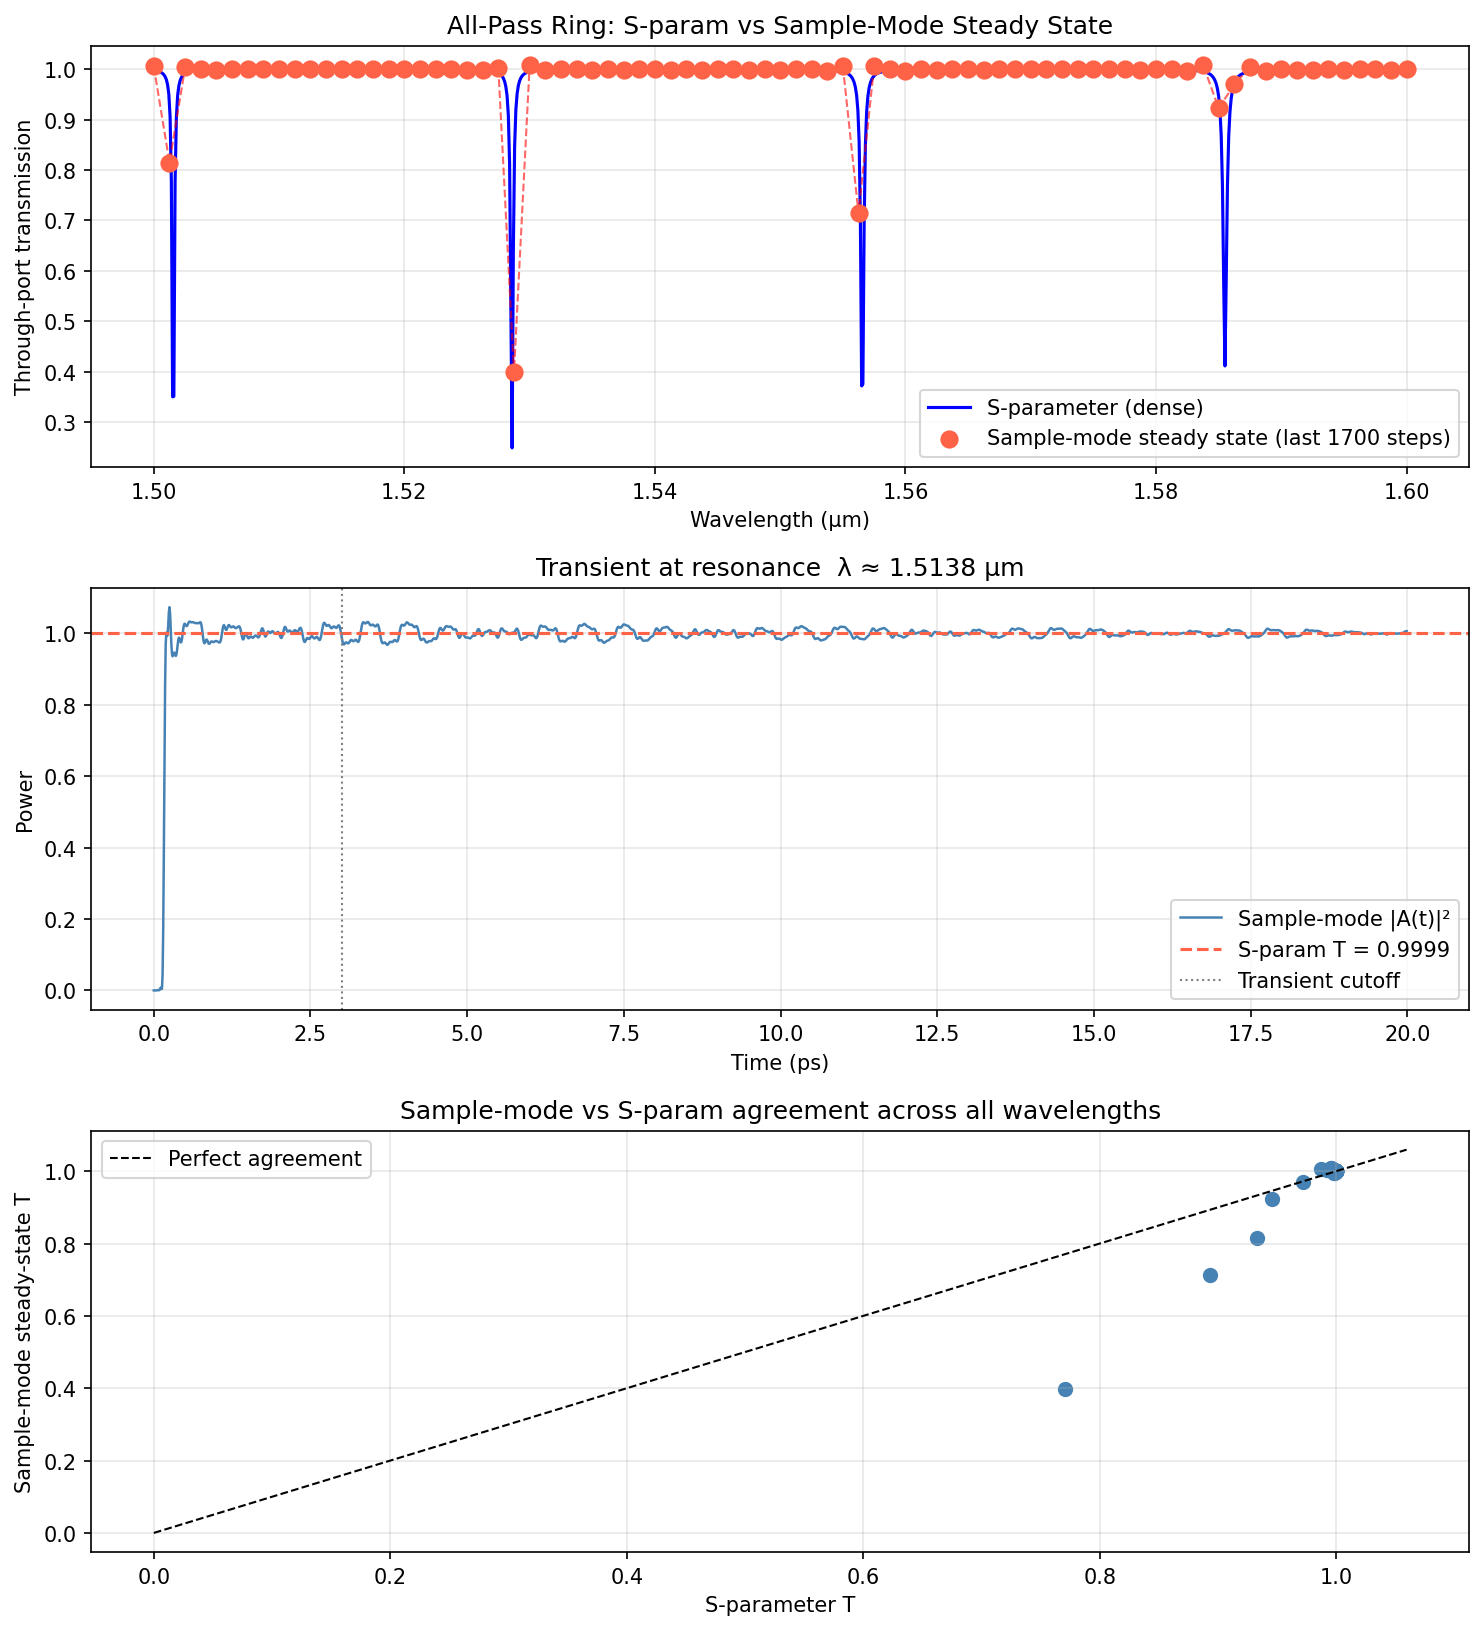

Write the Python code that produced this figure.
"""single_ring_sm_test.py.

Minimal test: sample-mode simulation of a single all-pass SiEPIC ring resonator
versus the exact S-parameter frequency response.

Goal: verify that the frequency-shifting code (exp(j*delta_omega)*A, B) drives the
sample-mode steady state to the correct S-parameter transmission at each wavelength.

Topology
--------
  OpticalCombSource ──► half_ring ──► [output]
                           │    ▲
                           ▼    │
                        waveguide (ring cavity)

Run
---
  cd <repo root>
  python examples/single_ring_sm_test.py
"""
import numpy as np
import jax.numpy as jnp
import matplotlib.pyplot as plt

from simphony.circuit.circuit import Circuit
from simphony.simulation.s_parameter import (
    SParameterSimulation,
    SParameterSimulationParameters,
)
from simphony.simulation.sample_mode import (
    SampleModeSimulation,
    SampleModeSimulationParameters,
)
from simphony.libraries.ideal.sources import OpticalCombSource, VoltageSource
from simphony.libraries.ideal.modulators import OpticalModulator
from simphony.libraries.siepic import half_ring, waveguide

# ── Ring parameters ───────────────────────────────────────────────────────────
# half_ring: gap (nm), radius (µm), width (nm), thickness (nm)
# waveguide:  length (µm), width (nm), height (nm), loss (dB/cm)
# Ring round-trip: π*radius + length ≈ π*5 + 5 ≈ 20.7 µm
# T_rt ≈ ng * L_rt / c ≈ 3.7 * 20.7e-6 / 3e8 ≈ 255 fs  →  dt must be well below this
HR = dict(pol="te", gap=100, radius=5, width=500, thickness=220, coupling_length=0)
WG = dict(pol="te", length=5.0, width=500, height=220, loss=100.0)

DT = 1e-14  # 10 fs  (dt ≪ T_rt ✓, and waveguide VF fit is near machine precision)
N_STEPS = 2000
TRANSIENT = 300  # steps to discard when averaging steady state

# ── Wavelength grids ──────────────────────────────────────────────────────────
wl_sp_um = np.linspace(1.50, 1.60, 1001)  # dense S-param grid (µm)
sm_wl_m = jnp.linspace(1.50, 1.60, 81) * 1e-6  # sample-mode probe wavelengths (m)
sm_wl_um = np.array(sm_wl_m) * 1e6  # same, in µm for plotting

# ── Vector-fitting parameters (passed per-component in pre-wrapped format) ────
VF = dict(
    model_order=None,  # auto-select via golden-section search
    min_model_order=2,
    max_model_order=30,
    num_frequency_samples=800,
    center_wavelength=1.55e-6,
    spectral_range=(1.50e-6, 1.60e-6),
)

# ── S-parameter simulation (ground truth) ─────────────────────────────────────
ring_netlist = {
    "instances": {"hr": "half_ring", "wg": "waveguide"},
    "connections": {"hr,port_2": "wg,o0", "wg,o1": "hr,port_4"},
    "ports": {"in": "hr,port_1", "out": "hr,port_3"},
}
sp_circuit = Circuit(ring_netlist, {"half_ring": half_ring, "waveguide": waveguide})
sp_settings = {"hr": HR, "wg": WG}
sp_sim = SParameterSimulation(sp_circuit, sp_settings, SParameterSimulationParameters())
sp_result = sp_sim.run(wl=wl_sp_um)
sp_T = np.abs(np.array(sp_result.s_parameters[("in", "out")])) ** 2

# S-param at exactly the sample-mode probe wavelengths (for direct comparison)
sp_at_sm = np.abs(np.array(sp_sim.run(wl=sm_wl_um).s_parameters[("in", "out")])) ** 2
print(f"S-parameter done.  T range: [{sp_T.min():.4f}, {sp_T.max():.4f}]")

# ── Sample-mode simulation ────────────────────────────────────────────────────
# Settings in pre-wrapped format so vector_fitting_parameters is picked up
# correctly alongside sax_settings (avoids the auto-wrap that would bury VF params).
MOD = dict(
    phase_coefficients=np.array([0.0, 0.0, 0.0, 0.0]),
    absorption_coefficients=np.array([0.0, 0.0, 0.0, 0.0]),
    length=1.0,
)
VS = dict(steady_state_voltage=0.0)

sm_netlist = {
    "instances": {
        "hr": "half_ring",
        "mod": "modulator",
        "wg": "waveguide",
        "vs": "voltage_source",
        "source": "comb_source",
    },
    "connections": {
        "hr,port_2": "mod,o0",
        "mod,o1": "wg,o0",
        "wg,o1": "hr,port_4",
        "vs,e0": "mod,e0",
        "source,o0": "hr,port_1",
    },
    "ports": {"out": "hr,port_3"},
}
sm_models = {
    "half_ring": half_ring,
    "waveguide": waveguide,
    "modulator": OpticalModulator,
    "voltage_source": VoltageSource,
    "comb_source": OpticalCombSource,
}
sm_circuit = Circuit(sm_netlist, sm_models)

sm_settings = {
    "hr": {"sax_settings": HR, "vector_fitting_parameters": VF},
    "wg": {"sax_settings": WG, "vector_fitting_parameters": VF},
    "mod": MOD,
    "vs": VS,
    "source": {"wavelength": sm_wl_m, "linewidth": 0.0},
}
sm_params = SampleModeSimulationParameters(
    optical_baseband_wavelengths=sm_wl_m,
    dt=DT,
    num_time_steps=N_STEPS,
)

sm_sim = SampleModeSimulation(
    sm_circuit,
    sm_settings,
    tracked_ports={"out": "hr,port_3"},
    simulation_parameters=sm_params,
)

print(
    f"Running sample-mode: {N_STEPS} steps × {len(sm_wl_m)} wavelengths, dt={DT:.0e} s …"
)
sm_result = sm_sim.run(use_jit=True)
print("Done.")

# ── Inspect tracked port signals ─────────────────────────────────────────────
print("\nTracked output signals:")
for port_name, sig in sm_result.output_signals.items():
    if hasattr(sig, "amplitude"):
        amp = np.array(sig.amplitude)
        print(
            f"  {port_name!r:20s}  shape={str(amp.shape):15s}  max|A|={np.abs(amp).max():.4f}"
        )

print("\nTracked input signals:")
for port_name, sig in sm_result.input_signals.items():
    if hasattr(sig, "amplitude"):
        amp = np.array(sig.amplitude)
        print(
            f"  {port_name!r:20s}  shape={str(amp.shape):15s}  max|A|={np.abs(amp).max():.4f}"
        )

# ── Extract the through-port output ──────────────────────────────────────────
out_sig = sm_result.output_signals["out"]
out_amp = np.array(out_sig.amplitude)  # (N_STEPS, L, M)
print(f"\nUsing output signal: 'out'  shape={out_amp.shape}")

# Steady-state: time-average of |amplitude|² after the transient
sm_T_steady = np.mean(np.abs(out_amp[TRANSIENT:, :, 0]) ** 2, axis=0)  # (L,)

# ── Comparison table ──────────────────────────────────────────────────────────
n_wl = len(sm_wl_m)
print(f"\n{'Wavelength (µm)':<18} {'S-param T':>10} {'SM steady T':>12} {'ratio':>8}")
print("-" * 52)
for i in range(0, n_wl, max(1, n_wl // 10)):
    wl = sm_wl_um[i]
    spt = sp_at_sm[i]
    smt = sm_T_steady[i]
    ratio = smt / spt if spt > 1e-6 else float("nan")
    print(f"  {wl:.4f}            {spt:>10.4f}   {smt:>10.4f}   {ratio:>8.3f}")

# ── Plots ─────────────────────────────────────────────────────────────────────
t_ps = np.arange(N_STEPS) * DT * 1e12
res_i = int(np.argmax(sp_at_sm))  # wavelength index closest to a resonance

fig, axes = plt.subplots(3, 1, figsize=(10, 11))

# 1. Filter spectrum: S-param vs sample-mode steady state
ax = axes[0]
ax.plot(wl_sp_um, sp_T, "b-", lw=1.5, label="S-parameter (dense)")
ax.scatter(
    sm_wl_um,
    sm_T_steady,
    s=60,
    color="tomato",
    zorder=5,
    label=f"Sample-mode steady state (last {N_STEPS-TRANSIENT} steps)",
)
ax.plot(sm_wl_um, sm_T_steady, "r--", lw=1.0, alpha=0.6)
ax.set_ylabel("Through-port transmission")
ax.set_xlabel("Wavelength (µm)")
ax.set_title("All-Pass Ring: S-param vs Sample-Mode Steady State")
ax.legend()
ax.grid(True, alpha=0.3)

# 2. Transient at the resonant wavelength
ax = axes[1]
power_vs_t = np.abs(out_amp[:, res_i, 0]) ** 2
ax.plot(t_ps, power_vs_t, lw=1.2, color="steelblue", label="Sample-mode |A(t)|²")
ax.axhline(
    sp_at_sm[res_i],
    color="tomato",
    lw=1.5,
    ls="--",
    label=f"S-param T = {sp_at_sm[res_i]:.4f}",
)
ax.axvline(
    TRANSIENT * DT * 1e12, color="grey", ls=":", lw=1.0, label="Transient cutoff"
)
ax.set_xlabel("Time (ps)")
ax.set_ylabel("Power")
ax.set_title(f"Transient at resonance  λ ≈ {sm_wl_um[res_i]:.4f} µm")
ax.legend()
ax.grid(True, alpha=0.3)

# 3. Scatter: SM steady T vs S-param T for all probe wavelengths
ax = axes[2]
ax.scatter(sp_at_sm, sm_T_steady, s=40, color="steelblue")
lim = max(sp_at_sm.max(), sm_T_steady.max()) * 1.05
ax.plot([0, lim], [0, lim], "k--", lw=1.0, label="Perfect agreement")
ax.set_xlabel("S-parameter T")
ax.set_ylabel("Sample-mode steady-state T")
ax.set_title("Sample-mode vs S-param agreement across all wavelengths")
ax.legend()
ax.grid(True, alpha=0.3)

plt.tight_layout()
out_path = "examples/single_ring_sm_test.png"
plt.savefig(out_path, dpi=150, bbox_inches="tight")
plt.show()
print(f"\nSaved {out_path}")
